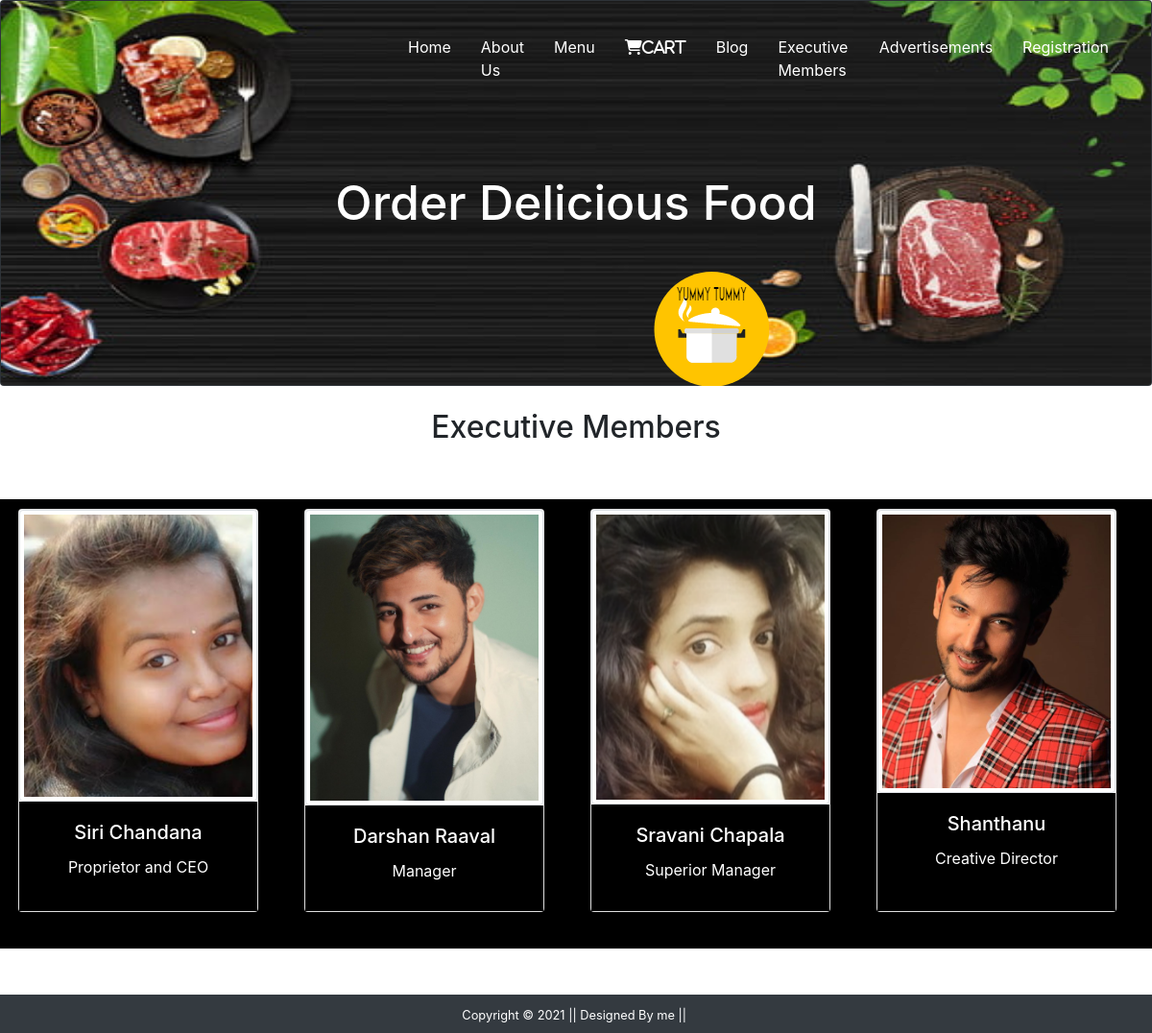
/exec/, run on the app's committed database.
### delicious/models.py (models this page shows)
class ExecutiveDetails(models.Model):
    ex_image = models.ImageField(upload_to='delicious/')
    ex_name = models.CharField(max_length=200,blank=True)
    ex_des = models.TextField(max_length=2000,blank=True)
    ex_designation = models.CharField(max_length=200,blank=True)

### delicious/views.py (the view)
# urls.py: path('exec/',delicious.executive,name='executive'),
def executive(request):
    executive_info = ExecutiveDetails.objects.all()
    return render(request,'delicious/executive.html',{'executive_info':executive_info})

### delicious/templates/delicious/executive.html
{% extends 'delicious/base.html' %}
{% block content %}
<h2 style="text-align: center;">Executive Members</h2> <br> <br>
<div style="background-color: black;">
<div class="row row-cols-1 row-cols-md-4 g-4 mx-1">
    {% for ex in executive_info %}
       <div class="col">
         <a href="{% url 'ex_details' ex.id %}"><div class="card h-100" style="width:250px; margin-top: 10px;">
           <img src="{{ ex.ex_image.url }}" width="250" height="360" class="img-fluid img-thumbnail shadow-sm">
           <div class="card-body" style="background-color: black;">
             <h5 class="card-title" style="text-align: center; color: white;">{{ex.ex_name}}</h5>
             <p class="card-text" style="text-align: center; color: white;">{{ex.ex_designation}}</p>
           </div>
         </div>
         </a>
       </div>
    {% endfor%}
    </div>
    <br> <br>
</div>
{% endblock %}

### data on the page
ExecutiveDetails: ex_image (picture), ex_name "Siri Chandana", ex_designation "Proprietor and CEO"
ExecutiveDetails: ex_image (picture), ex_name "Darshan Raaval", ex_designation "Manager"
ExecutiveDetails: ex_image (picture), ex_name "Sravani Chapala", ex_designation "Superior Manager"
ExecutiveDetails: ex_image (picture), ex_name "Shanthanu", ex_designation "Creative Director"
